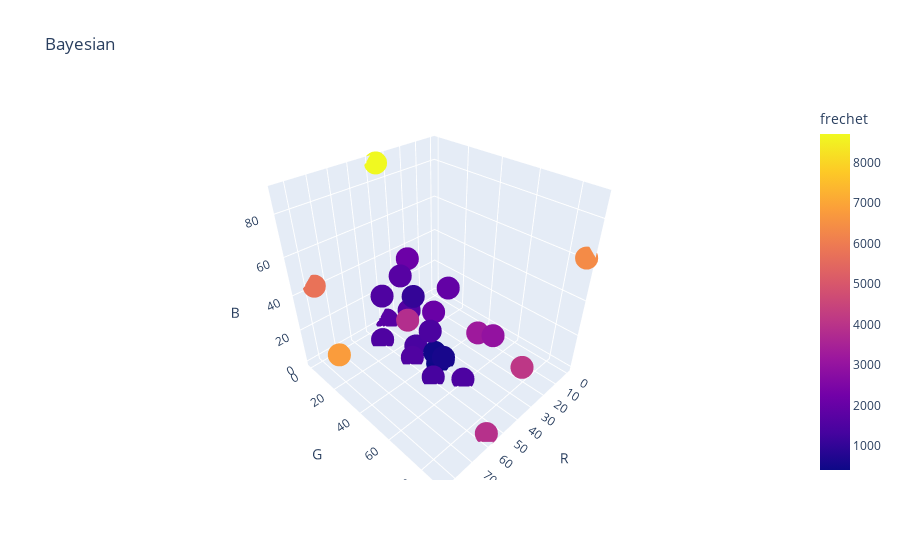

The cell this chart's notebook holds for it:
### Markdown cell above
#### Random Example Output

![](https://github.com/sparks-baird/self-driving-lab-demo/blob/main/notebooks/random-observations.png?raw=1)

### Code cell
#@markdown Visualize the points that were explored during Bayesian optimization.
px.scatter_3d(bayes_df, x="R", y="G", z="B", color="frechet", title="Bayesian")

### Figure 1 — Plotly figure (JSON) as saved in the notebook; plotly's stock layout.template omitted (floating-point values rounded to 4 significant figures)
{"data": [{"hovertemplate": "R=%{x}<br>G=%{y}<br>B=%{z}<br>frechet=%{marker.color}<extra></extra>", "legendgroup": "", "marker": {"color": [6776, 5747, 3832, 3235.0, 2074, 2978.0, 1932, 2122, 1040, 1523.0, 1460.0, 1697, 4100.0, 1607.0, 1701, 1388, 8702.0, 1516, 1349, 1543.0, 1492.0, 3912.0, 414.1, 472.7, 506, 586.8, 6373.0], "coloraxis": "coloraxis", "symbol": "circle"}, "mode": "markers", "name": "", "scene": "scene", "showlegend": false, "type": "scatter3d", "x": [84, 77, 65, 17, 28, 16, 30, 27, 38, 42, 43, 43, 38, 41, 38, 41, 37, 50, 50, 48, 41, 57, 42, 42, 38, 40, 0], "y": [25, 0, 50, 48, 27, 57, 39, 7, 23, 3, 40, 20, 89, 23, 0, 27, 0, 11, 49, 32, 60, 88, 44, 42, 44, 46, 89], "z": [21, 42, 44, 7, 15, 10, 37, 38, 28, 20, 19, 41, 26, 21, 0, 0, 89, 0, 0, 0, 0, 0, 0, 6, 0, 4, 62]}], "layout": {"coloraxis": {"colorbar": {"title": {"text": "frechet"}}, "colorscale": [[0, "#0d0887"], [0.1111, "#46039f"], [0.2222, "#7201a8"], [0.3333, "#9c179e"], [0.4444, "#bd3786"], [0.5556, "#d8576b"], [0.6667, "#ed7953"], [0.7778, "#fb9f3a"], [0.8889, "#fdca26"], [1, "#f0f921"]]}, "legend": {"tracegroupgap": 0}, "scene": {"domain": {"x": [0, 1], "y": [0, 1]}, "xaxis": {"title": {"text": "R"}}, "yaxis": {"title": {"text": "G"}}, "zaxis": {"title": {"text": "B"}}}, "title": {"text": "Bayesian"}}}
